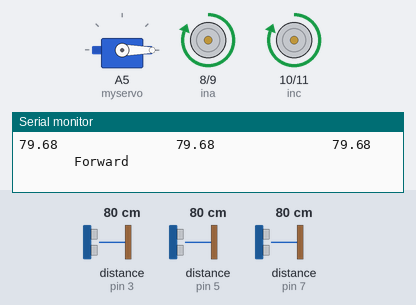
Recording of a sketch running on a simulated Arduino Uno, built with avr-gcc and run on an emulated ATmega328P. Parts: servo, motor-driver pin pairs drawn as motors (green arrow = first pin HIGH = forward, orange = second pin HIGH = backward, longer = more drive, scaled by the enable pin), the last lines printed to the serial monitor. Wiring (inferred from the names in the program): 3 × ultrasonic range finder: trigger pin 2, echo pin 3 / trigger pin 4, echo pin 5 / trigger pin 6, echo pin 7. The test bench sets the inputs (shaded band); at power-on: distance to the obstacle (sensors on pin 5, pin 7, pin 3) 80 cm. The echo pulse lasts 58.3 µs per cm.

Above: at 0.94 s.
1.3 s: distance to the obstacle (sensor on pin 5) set to 23 cm
4.3 s: distance to the obstacle (sensor on pin 5) set to 19 cm
7.3 s: distance to the obstacle (sensor on pin 7) set to 22 cm
10.3 s: distance to the obstacle (sensor on pin 7) set to 18 cm
At 10.76 s:
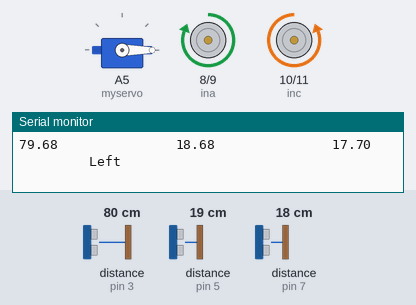
13.3 s: distance to the obstacle (sensor on pin 3) set to 12 cm
16.3 s: distance to the obstacle (sensor on pin 3) set to 9 cm
Timing chart, 0 to 20.3 s (numbered marks = the images above; inputs shaded):
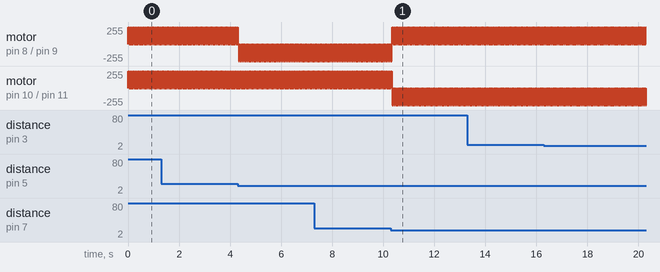

The sketch:

Line_Follower_Codes.ino
```cpp
#include <Servo.h>
#include "Motor_Driver.h"
#include "Sonar_Sensor.h"
//#include "HandDriver.h"
#include "math.h"
#include <Servo.h>

int FrontPin = 8;
int LeftPin = 9;
int RightPin = 10;

float distanceFront=0;
float distanceLeft=0;
float distanceRight=0;
float diff=0;
char blueData = '0';

MotorDriver motor;
Sonar Front;
Sonar Left;
Sonar Right;
Servo myservo;
//HandDriver hand;


void setup() {
  Serial.begin(9600);

  myservo.attach(A5);
  myservo.write(0);

  pinMode(FrontPin, OUTPUT);
  pinMode(LeftPin, OUTPUT);
  pinMode(RightPin, OUTPUT);
  digitalWrite(FrontPin, LOW);
  digitalWrite(LeftPin, LOW);
  digitalWrite(RightPin, LOW);

  Front.SetSonar(2, 3);        //Sonar Sensor
  Left.SetSonar(4, 5);
  Right.SetSonar(6, 7);
}

void loop() {
     read_send();

     ////////////////////////  Sonar Sensor  /////////////////////

     distanceFront = Front.measure();
     distanceLeft = Left.measure();
     distanceRight = Right.measure();

//     Serial.print("Front: ");
     Serial.print(distanceFront);
     Serial.print("               ");
     Serial.print(distanceLeft);
     Serial.print("               ");
     Serial.print(distanceRight);


     ////////////////////////  MOTOR Command  /////////////////////

     diff = distanceLeft-distanceRight;
//
//     if(blueData == '0')
//     {
//      motor.cease();
//      delay(10000);
//
//     }
//     else if(blueData == '1')
//     {
//      myservo.write(0);
//     }
//
//     else if(blueData == '2')
//     {
//      myservo.write(50);
//     }
//
//     else if(blueData == '3')
//     {
//      myservo.write(100);
//     }
//     else
//     {
//
//     }


     if(distanceFront >1000)
     {
       Serial.println("         Forward");
       motor.forward();
       delay(30);
       motor.cease();
     }

     else if(distanceFront <30 || distanceLeft < 20 ||  distanceRight < 20)
     {
       if(diff > 10 || distanceRight < 20)
       {
         Serial.println("           Left");
         motor.left();
         delay(30);
         motor.cease();
       }
       else if(diff < -10 || distanceLeft < 20)
       {
         Serial.println("           Right");
         motor.right();
         delay(30);
         motor.cease();
       }
//       else if(diff <20 && diff >-20)
//       {
//         Serial.println("         Forward");
//         motor.forward();
//         delay(100);
//         motor.cease();
//       }
       else
       {
//         Serial.println("         Forward");
//         motor.forward();
//         delay(100);
//         motor.cease();
       }
     }
     else
     {
       Serial.println("         Forward");
       motor.forward();
       delay(30);
       motor.cease();
     }
     blueData = '0';

}


//////////////_________Main Code_________/////////////////
//------------------------------------------------------//
//------------------------------------------------------//
//////////////_________Functions_________/////////////////


////////////////////  Bluetooth Read Function  /////////////////////

void read_send()
{
  if (Serial.available() > 0)
    {
      delay(10);
      blueData = Serial.read();
      Serial.print(blueData);
    }


  /////////////   Bluetooth Module Read   ///////////////
//    String data="";
//    while(Serial.available() > 0)
//    {
//      delay(10);
//      char c = Serial.read();
//      if (c=='#'){break;}
//      data += c;
//
//    }
//    if(data.length()>0)
//    {
//      blueData = data;
//    }
}
```

Sonar_Sensor.cpp
```cpp
#include "Arduino.h"
#include "Sonar_Sensor.h"
#include "math.h"


Sonar::Sonar()
{

}


void Sonar::SetSonar(int TrigPin, int EchoPin)
{
  trigPin = TrigPin;
  echoPin = EchoPin;

  pinMode(trigPin, OUTPUT);
  pinMode(echoPin, INPUT);
}

float Sonar::measure()
{
  float duration, distance;
  digitalWrite(trigPin, LOW); //just to make sure that the pin in low first
  delayMicroseconds(2);
  digitalWrite(trigPin, HIGH); //sends out an 8 cycle sonic burst from the transmitter
  delayMicroseconds(10);
  digitalWrite(trigPin, LOW);

  duration = pulseIn(echoPin, HIGH); //It returns the time in microseconds
  distance = (duration*.0343)/2; //velocity= 0.0343 c/μS,, It will return the distance in cm
  return distance;
}
```

Sonar_Sensor.h
```cpp
#ifndef __SONAR_SENSOR_H__ //Must Needed
#define __SONAR_SENSOR_H__
#include "Arduino.h"
class Sonar
{
  public:
  int trigPin;
  int echoPin;

  Sonar();
  void SetSonar(int TrigPin, int EchoPin);
  float measure();
};
#endif // Must be given
```

HandDriver.cpp
```cpp
#include "HandDriver.h"
#include "Motor_Driver.h"
#include "math.h"
#include <Servo.h>

//Must need for a library to create a function like that with the same name
//It will have no output


HandDriver::HandDriver()
{
                                                        //hand = 1 ~~~ Left
                                                        //hand = 2 ~~~ Right

}


//////////////////////////////////////////////////////////////////////////////////////

                                                       //part = 1 ~~~ Base
//Enable the hands                                     //part = 2 ~~~ Middle
void HandDriver::Hand_ON(int hand)                     //part = 3 ~~~ Top
{
  if(hand == 1)
  {
    leftBase.attach(leftBasePin);
    leftMiddle.attach(leftMiddlePin);
    leftTop.attach(leftTopPin);
  }
  else if(hand == 2)
  {
    rightBase.attach(rightBasePin);
    rightMiddle.attach(rightMiddlePin);
    rightTop.attach(rightTopPin);
  }
  else{}

}


//////////////////////////////////////////////////////////////////////////////////////


//Give Start Position to the hands
void HandDriver::Hand_Start_Position(int hand)
{
  if(hand == 1)
  {
    leftBase.write(leftBaseStart);
    leftMiddle.write(leftMiddleStart);
    leftTop.write(leftTopStart);
    delay(1000);
  }
  else if(hand == 2)
  {
    rightBase.write(rightBaseStart);
    rightMiddle.write(rightMiddleStart);
    rightTop.write(rightTopStart);
    delay(1000);
  }
  else{}
}


//////////////////////////////////////////////////////////////////////////////////////


//Full Hand Move
void HandDriver::Put_Hand(int hand, int base, int middle, int top)
{
  if(hand == 1)                     //Left
  {
    leftBase.write(base);
    leftMiddle.write(middle);
    leftTop.write(top);
    delay(1000);
  }
  else if(hand == 2)                //Right
  {
    rightBase.write(base);
    rightMiddle.write(middle);
    rightTop.write(top);
    delay(1000);
  }
  else{}
}


//////////////////////////////////////////////////////////////////////////////////////


//Partwise Move
void HandDriver::Custom_Move(int hand, int part, int ang)
{

  if(hand == 1)                   //Left
  {
    switch (part)
    {
      case 1 :
        leftBase.write(ang);
        delay(1000);
        break;
      case 2 :
        leftMiddle.write(ang);
        delay(1000);
        break;
      case 3 :
        leftTop.write(ang);
        delay(1000);
        break;

      default:
        break;

    }

  }

  else if(hand == 2)             //Right
  {
    switch (part)
    {
      case 1 :
        rightBase.write(ang);
        delay(1000);
        break;
      case 2 :
        rightMiddle.write(ang);
        delay(1000);
        break;
      case 3 :
        rightTop.write(ang);
        delay(1000);
        break;

      default:
        break;
    }

  }

  else{}
}


//////////////////////////////////////////////////////////////////////////////////////


//Keep Rotating
void HandDriver::Rotate_parts(int hand, int part)
{
  if(hand == 1)                                                                //Left
  {
    switch (part)
    {
      case 1 :                                                                  //Base
        {
          for (int pos=leftBaseStart; pos<=leftBaseEnd; pos=pos + 3)
          {
            leftBase.write(pos);
            delay(100);
          }
          delay(2000);
          leftBase.write(leftBaseStart);
          delay(5000);
          break;
        }
 //----------------------------------

      case 2 :                                                                 //Middle
        for (int pos = leftMiddleStart ; pos >= leftMiddleEnd; pos = pos - 3)
        {
          leftMiddle.write(pos);
          delay(100);
        }
        delay(2000);
        leftMiddle.write(leftMiddleStart);
        delay(5000);
        break;

 //----------------------------------

      case 3 :                                                                 //Top
        for(int pos = leftTopStart; pos <= leftTopEnd; pos += 3)
        {
          leftTop.write(pos);
          delay(100);
        }
        delay(2000);
        leftTop.write(leftTopStart);
        delay(5000);
        break;

 //----------------------------------

      default:
        break;

    }
  }


//~~~~~~~~~~~~~~~~~~~~~~~~~~~~~~~~~~~~~~~~~~~~~~~~~~~~~~~~~~~~~~~~~~

  else if(hand == 2)                //Right
  {
    switch (part)
    {
      case 1 :                                                                   //Base
        for(int pos = rightBaseStart; pos >= rightBaseEnd; pos -= 3)
        {
          rightBase.write(pos);
          delay(100);
        }
        delay(2000);
        rightBase.write(rightBaseStart);
        delay(5000);
        break;

 //----------------------------------

      case 2 :                                                                   //Middle
        for(int pos = rightMiddleStart; pos <= rightMiddleEnd; pos += 3)
        {
          rightMiddle.write(pos);
          delay(100);
        }
        delay(2000);
        rightMiddle.write(rightMiddleStart);
        delay(5000);
        break;

 //----------------------------------

      case 3 :                                                                   //Top
        for(int pos = rightTopStart; pos <= rightTopEnd; pos += 3)
        {
          rightTop.write(pos);
          delay(100);
        }
        delay(2000);
        rightTop.write(rightTopStart);
        delay(5000);
        break;

 //----------------------------------

      default:
        break;

    }
  }


  else{}
}


//////////////////////////////////////////////////////////////////////////////////////
```

HandDriver.h
```cpp
#ifndef __HAND_DRIVER_H__ //Must Needed
#define __HAND_DRIVER_H__
#include "Arduino.h"
#include <Servo.h>

class HandDriver
{                                                        //hand = 1 ~~~ Left
  public:                                                //hand = 2 ~~~ Right
  HandDriver();
                                                         //part = 1 ~~~ Base
  //Enable the hands                                     //part = 2 ~~~ Middle
  void Hand_ON(int hand);                                //part = 3 ~~~ Top
  void Hand_Start_Position(int hand);

  //Full Hand Move
  void Put_Hand(int hand, int base, int middle, int top);

  //Partwise Move
  void Custom_Move(int hand, int part, int ang);

  //Keep Rotating
  void Rotate_parts(int hand, int part);


  Servo leftBase;       //Left                         //hand = 1 ~~~ Left
  Servo leftMiddle;                                    //hand = 2 ~~~ Right
  Servo leftTop;
  Servo rightBase;      //Right
  Servo rightMiddle;
  Servo rightTop;

  //Arduino Connection Pins
  #define rightBasePin   2      //Right  //
  #define rightMiddlePin 3
  #define rightTopPin    4

  #define leftBasePin   5       //Left
  #define leftMiddlePin 6
  #define leftTopPin    7


  //Starting Angles
  #define rightBaseStart    180   //Front                           //Righht
  #define rightMiddleStart    0   //LOW
  #define rightTopStart       0   //Right

  #define leftBaseStart         0  //Front                            //Left
  #define leftMiddleStart       165 //Low
  #define leftTopStart          0  ////Right


  //Ending Angles
  #define rightBaseEnd      0    //Back                             //Righht
  #define rightMiddleEnd  135    //High
  #define rightTopEnd     180    //Left

  #define leftBaseEnd        180    //Back                             //Left
  #define leftMiddleEnd      30    //High
  #define leftTopEnd         180    //Left

};
#endif // Must be given
```

Motor_Driver.cpp
```cpp
#include "Arduino.h"
#include "Motor_Driver.h"
#include "math.h"

//Must need for a library to create a function like that with the same name
//It will have no output
MotorDriver::MotorDriver()
{
    pinMode(ina, OUTPUT) ;
    pinMode(inb, OUTPUT) ;
    pinMode(inc, OUTPUT) ;
    pinMode(ind, OUTPUT) ;
    pinMode(ena, OUTPUT) ;
    pinMode(enb, OUTPUT) ;
}

void MotorDriver::forward()
{
  analogWrite(ena, pwm);
  analogWrite(enb, pwm);

  digitalWrite(ina , HIGH ) ;
  digitalWrite(inb , LOW ) ;
  digitalWrite(inc , HIGH) ;
  digitalWrite(ind , LOW ) ;
}

void MotorDriver::backward()
{
  analogWrite(ena, pwm);
  analogWrite(enb, pwm);

  digitalWrite(ina , LOW ) ;
  digitalWrite(inb , HIGH ) ;
  digitalWrite(inc , LOW ) ;
  digitalWrite(ind , HIGH ) ;
}

void MotorDriver::rotate()
{
  analogWrite(ena, pwm);
  analogWrite(enb, pwm);

  digitalWrite(ina , HIGH ) ;
  digitalWrite(inb , LOW ) ;
  digitalWrite(inc , LOW ) ;
  digitalWrite(ind , HIGH ) ;
}

void MotorDriver::cease()
{
  analogWrite(ena, 0);
  analogWrite(enb, 0);

  digitalWrite(ina , LOW ) ;
  digitalWrite(inb , LOW ) ;
  digitalWrite(inc , LOW ) ;
  digitalWrite(ind , LOW ) ;
}

void MotorDriver::left()
{
  analogWrite(ena, pwm);
  analogWrite(enb, pwm);

  digitalWrite(ina , HIGH) ;
  digitalWrite(inb , LOW ) ;
  digitalWrite(inc , LOW ) ;
  digitalWrite(ind , HIGH ) ;
}

void MotorDriver::right()
{
  analogWrite(ena, pwm);
  analogWrite(enb, pwm);

  digitalWrite(ina , LOW ) ;
  digitalWrite(inb , HIGH ) ;
  digitalWrite(inc , HIGH ) ;
  digitalWrite(ind , LOW ) ;
}
```

Motor_Driver.h
```cpp
#ifndef __MOTOR_DRIVER_H__ //Must Needed
#define __MOTOR_DRIVER_H__
#include "Arduino.h"
class MotorDriver
{
  public:
  MotorDriver();
  void forward();
  void backward();
  void rotate();
  void cease();
  void left();
  void right();
  #define ina 8  // IC pin 2     ina 2
  #define inb 9  // IC pin 7     inb 3
  #define inc 10   // IC pin 15   inc 4
  #define ind 11   // IC pin 10   ind 5
  #define ena 12
  #define enb 13
  #define pwm 180
};
#endif // Must be given
```

Measured:
- the behaviour switches between 21 and 20 cm on distance to the obstacle (sensor on pin 7) (found by bisection; images 0 and 1)
- by itself, motor on pin 8 (ina) / pin 9 (inb): alternates forward 255/255 for 0.03 s and stopped for 0.03 s
- by itself, motor on pin 10 (inc) / pin 11 (ind): alternates backward 255/255 for 0.03 s and stopped for 0.03 s
